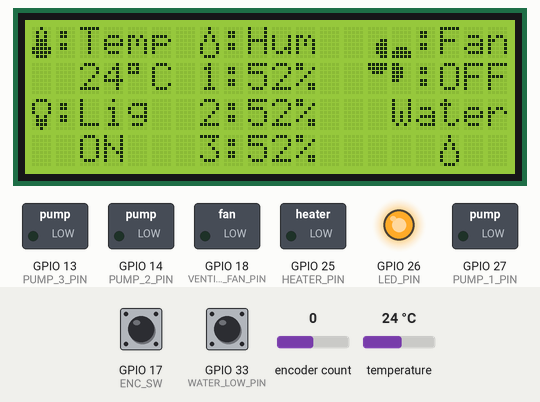
Bench run of a sketch on a simulated ESP32. Parts: 20×4 character LCD, switched loads named in the sketch (green lamp = pin HIGH), output pins drawn as LEDs (lit = HIGH). The test bench sets the inputs (shaded band); at power-on: GPIO 17 (ENC_SW) HIGH, encoder count 0, GPIO 33 (WATER_LOW_PIN) HIGH, temperature 24 °C. EEPROM starts erased; what the sketch prints to the serial monitor is not drawn.

Above: at 2.6 s.
2.7 s: GPIO 17 (ENC_SW) pulled LOW for 1 s
At 3.5 s:
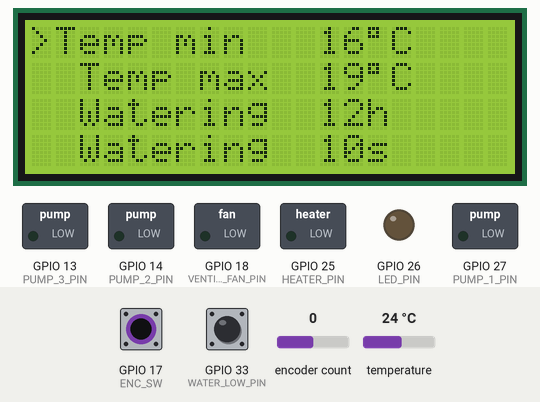
5.2 s: encoder count set to 1
At 6.7 s:
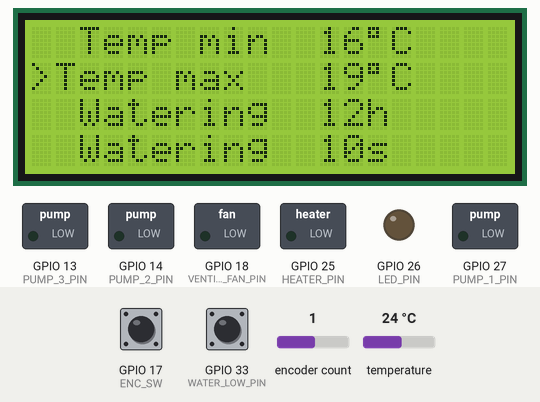
7.0 s: encoder count set to 5
At 8.2 s:
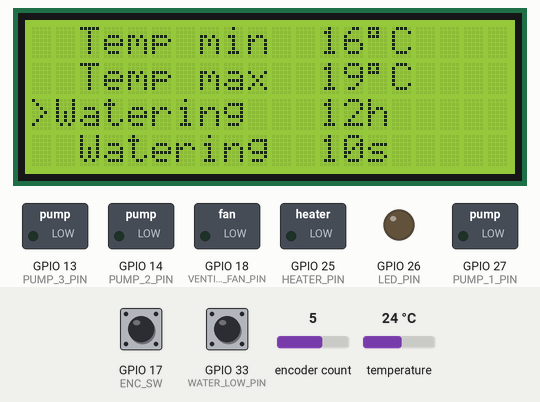
8.6 s: encoder count set to 6
At 9.4 s:
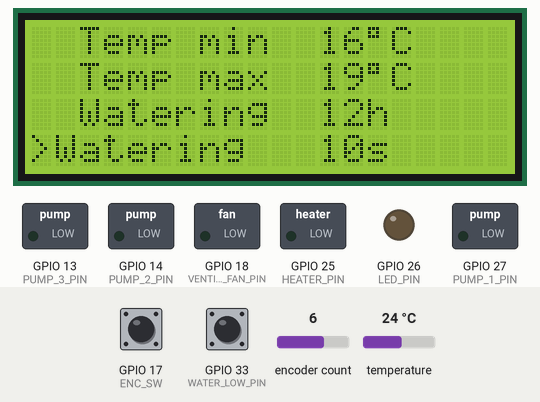
10.2 s: encoder count set to 7
At 10.6 s:
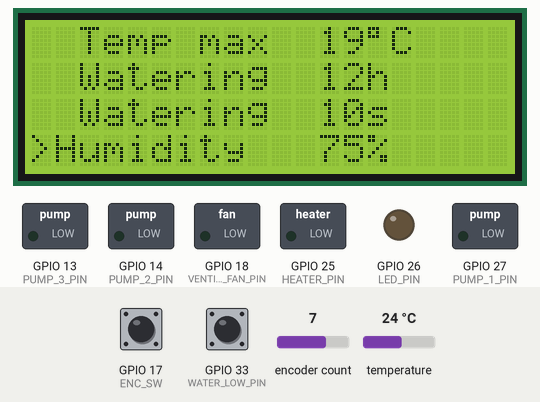
11.8 s: encoder count set to 8
At 12.9 s:
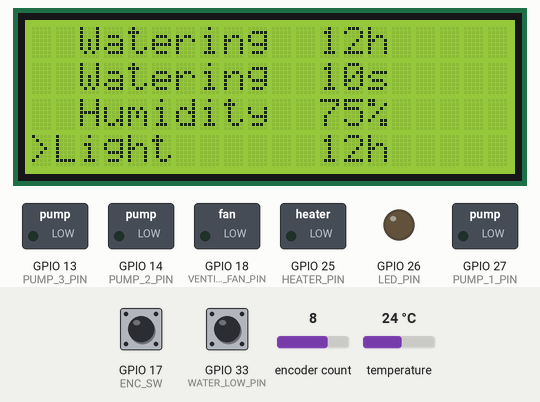
Timing chart, 0 to 14.4 s (numbered marks = the images above; inputs shaded):
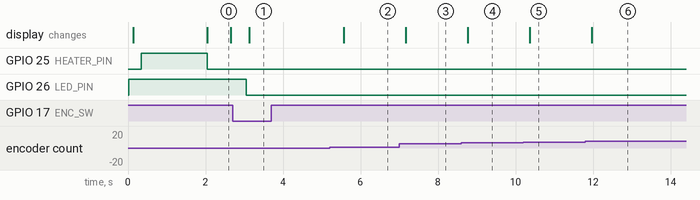

The sketch:

Greenhouse_v1.1.ino
```cpp
#include <OneWire.h>
#include <DallasTemperature.h>
#include <Wire.h>
#include <LiquidCrystal_PCF8574.h>
#include <ESP32Encoder.h>
#include <EEPROM.h>

// ===== Pin settings =====
///////////////////////////////////////////
#define HUMIDITY_PIN_1	36
#define HUMIDITY_PIN_2	39   // input pin
#define HUMIDITY_PIN_3	34
int dryValue_1 = 3000;  // dry (calibrate!)
int wetValue_1 = 1200;  // wet (calibrate!)
int raw_1;
int moisture_1;
//////////////////
int dryValue_2 = 3000;  // dry (calibrate!)
int wetValue_2 = 1200;  // wet (calibrate!)
int raw_2;
int moisture_2;
/////////////////
int dryValue_3 = 3000;  // dry (calibrate!)
int wetValue_3 = 1200;  // wet (calibrate!)
int raw_3;
int moisture_3;
/////////////////////////////////////////////
unsigned long WateringMillis = 0;
bool WateringdeviceState = LOW;

unsigned long LED_previousMillis = 0;
bool LED_deviceState = LOW;

// Intervals in milliseconds
unsigned long WateringOff;//3600000; // 1 h = 60*60*1000 ms
unsigned long WateringOn;//10000;    // 10 s

unsigned long LED_ON_TIME;//  = HOURS_ON * 3600000UL;
unsigned long LED_OFF_TIME;// = (24 - HOURS_ON) * 3600000UL;
bool LED_ON_OFF_MILIS = true;

unsigned long Water_lcdMillis = 0;
const unsigned long Water_lcdInterval = 500UL; // 5 сек
bool Water_Visible = false;


/////////////////////////////////////////////
#define ONE_WIRE_BUS 19
#define WATER_LOW_PIN	33
int WATER_LCD;
///////////////////////////////

#define HEATER_PIN	25
#define LED_PIN		26
#define PUMP_1_PIN	27  // relay pin
#define PUMP_2_PIN	14
#define PUMP_3_PIN	13
#define VENTILATION_FAN_PIN		18
/////////////////////////////////

#define ENC_CLK 16
#define ENC_DT  4       // Encoder pin
#define ENC_SW  17
/////////////////////////////////
#define EEPROM_SIZE 30


OneWire oneWire(ONE_WIRE_BUS);
DallasTemperature sensors(&oneWire);
int tempC;
// ===== LCD =====
LiquidCrystal_PCF8574 lcd(0x27); // <-- display i2s

// ===== Encoder =====
ESP32Encoder encoder;

// ===== Button =====
bool lastBtnState = HIGH;
bool btnPressed = false;
unsigned long lastDebounceTime = 0;
const unsigned long debounceDelay = 200;
unsigned long lastClickTime = 0;
const unsigned long doubleClickTime = 500; // calibration doubleClickTime
unsigned long encoderMillis = 0;       // 0
const unsigned long encoderInterval = 400; // left right Encoder calibration

unsigned long logo_lcd_Print_previousMillis = 0;
unsigned long logo_lcd_Print_currentMillis  = 0;
const unsigned long logo_lcd_Print_interval = 1000; //  lcd print timer > 1000 ms
bool logoVisible = false;
bool status_clear=true;

int state = 0;

// ===== Menu =====
const char* menuItems[] = {"Temp min", "Temp max", "Watering", "Watering","Humidity", "Light","Fan", "1:Pump", "2:Pump", "3:Pump","Pump:run", "reset"};
int menuValues[] = {16, 19, 12, 10, 75, 12, 0, 0, 0, 0, 0, 0};
int menuMin[]    = {0, 0, 1, 0, 10, 0, 0, 0, 0, 0, 0, 0};
int menuMax[]    = {30, 30, 24, 120, 99, 24, 1, 1, 1, 1, 1, 1};
//const char* menuUnits[] = {"C","C","%","%","%","","","",""};
int menuCount = sizeof(menuItems)/sizeof(menuItems[0]);
int currentMenu = 0;
bool editMode = false;


//display
//LiquidCrystal_I2C lcd(0x27, 16, 4);
byte tempLogo[8] = {
  B00100,
  B01010,
  B01010,
  B01110,
  B01110,
  B11111,
  B11111,
  B01110,
};  //icon for termometer
byte humLogo[8] = {
  B00100,
  B00100,
  B01010,
  B01010,
  B10001,
  B10001,
  B10001,
  B01110,
};  //icon for water droplet

byte wind1[] = {
  B00000,
  B00000,
  B00000,
  B00011,
  B00111,
  B00111,
  B00111,
  B00011,
};
byte wind2[] = {
  B11111,
  B11111,
  B01110,
  B00000,
  B00000,
  B00000,
  B00000,
  B00000,
};
byte wind3[] = {
  B00000,
  B00000,
  B00000,
  B00000,
  B00000,
  B01110,
  B11111,
  B11111,
};
byte wind4[] = {
  B11000,
  B11100,
  B11100,
  B11100,
  B11000,
  B00000,
  B00000,
  B00000,
};

byte wind5[] = {
  B00000,
  B00000,
  B00000,
  B11000,
  B11100,
  B11100,
  B11100,
  B11000,
};
byte wind6[] = {
  B11111,
  B11111,
  B01110,
  B00000,
  B00000,
  B00000,
  B00000,
  B00000,
};
byte wind7[] = {
  B00000,
  B00000,
  B00000,
  B00000,
  B00000,
  B01110,
  B11111,
  B11111,
};
byte wind8[] = {
  B00011,
  B00111,
  B00111,
  B00111,
  B00011,
  B00000,
  B00000,
  B00000,
};

byte dhtIcon[] = {
  B00000,
  B00100,
  B00100,
  B00100,
  B00100,
  B00000,
  B00100,
  B00100,
};
byte LightIcon[] = {
  B01110,
  B10001,
  B10001,
  B10001,
  B01010,
  B01110,
  B01110,
  B00100
};
byte name0x3[] = { B11111, B11111, B11111, B11111, B11111, B11111, B11111, B11111 }; // loding stemar

void setup() {
  Serial.begin(115200);
  sensors.begin();


//  pinMode(,);
  pinMode(WATER_LOW_PIN,INPUT_PULLUP);

  pinMode(HEATER_PIN,OUTPUT);
  pinMode(LED_PIN,OUTPUT);
  pinMode(PUMP_1_PIN,OUTPUT);
  pinMode(PUMP_2_PIN,OUTPUT);
  pinMode(PUMP_3_PIN,OUTPUT);
  pinMode(VENTILATION_FAN_PIN,OUTPUT);

  pinMode(ENC_SW, INPUT_PULLUP);
  pinMode(ENC_CLK, INPUT_PULLUP);
  pinMode(ENC_DT, INPUT_PULLUP);


  OFF_HEATER();
  ON_LED();
  OFF_PUMP_1();
  OFF_PUMP_2();
  OFF_PUMP_3();
  OFF_VENTILATION_FAN();

  LED_deviceState = true;
  LED_previousMillis = millis();


  // +1/-1
  encoder.attachFullQuad(ENC_CLK, ENC_DT);
  encoder.clearCount();

  lcd.begin(20,4);
  lcd.setBacklight(255);

  EEPROM.begin(EEPROM_SIZE);
  // eeprom save
  for(int i=0;i<menuCount;i++){
    int val = EEPROM.read(i);
    if(val >= menuMin[i] && val <= menuMax[i])
      menuValues[i] = val;
  }


lcdFun();

}

////////////////////////////////////////////////////////////////////////
void factory_reset(){
lcd.clear();
lcd.setCursor(6,0);
lcd.print("StemAr");
lcd.setCursor(2,2);
lcd.print("Factory reset");
lcd.setCursor(3,3);
lcd.print("Please wait");
for(int l=2;l<=15;l++){
lcd.createChar(7, name0x3);
  lcd.setCursor(l, 1);
  lcd.write(7);
  delay(800);
}
lcd.clear();
////////////
  for (int i = 0; i < EEPROM_SIZE; i++) {
    EEPROM.write(i, 0xFF);   // clear
  }

  EEPROM.commit();          //  ESP32
  EEPROM.end();
  delay(100);
  ESP.restart();
  state=0;
  Serial.println("EEPROM RESET DONE");
}
///////////////////////////////////////////////////////////////////////////////
void data_sensor(){
  sensors.requestTemperatures();
  tempC = sensors.getTempCByIndex(0);    // temp data
  ////////////////////////////////////
  raw_1 = analogRead(HUMIDITY_PIN_1);
  moisture_1 = map(raw_1, dryValue_1, wetValue_1, 0, 100);
  moisture_1 = constrain(moisture_1, 0, 100);
  ////////////////////////////////////
  raw_2 = analogRead(HUMIDITY_PIN_2);
  moisture_2 = map(raw_2, dryValue_2, wetValue_2, 0, 100);
  moisture_2 = constrain(moisture_2, 0, 100);
  ////////////////////////////////////
  raw_3 = analogRead(HUMIDITY_PIN_3);
  moisture_3 = map(raw_3, dryValue_3, wetValue_3, 0, 100);
  moisture_3 = constrain(moisture_3, 0, 100);
  ////////////////////////////////////
 // if(!digitalRead(WATER_LOW_PIN)){
  WATER_LCD = digitalRead(WATER_LOW_PIN);


  //////////////////////////////////////


}

void ON_HEATER(){digitalWrite(HEATER_PIN,HIGH);}
void OFF_HEATER(){digitalWrite(HEATER_PIN,LOW);}

void ON_LED(){digitalWrite(LED_PIN,HIGH);}
void OFF_LED(){digitalWrite(LED_PIN,LOW);}

void ON_VENTILATION_FAN(){digitalWrite(VENTILATION_FAN_PIN,HIGH);}
void OFF_VENTILATION_FAN(){digitalWrite(VENTILATION_FAN_PIN,LOW);}

void ON_PUMP_1(){digitalWrite(PUMP_1_PIN,HIGH);}
void OFF_PUMP_1(){digitalWrite(PUMP_1_PIN,LOW);}

void ON_PUMP_2(){digitalWrite(PUMP_2_PIN,HIGH);}
void OFF_PUMP_2(){digitalWrite(PUMP_2_PIN,LOW);}

void ON_PUMP_3(){digitalWrite(PUMP_3_PIN,HIGH);}
void OFF_PUMP_3(){digitalWrite(PUMP_3_PIN,LOW);}


void ON_OFF_RELAY(){
WateringOff = menuValues[2] * 3600000UL;//3600000; //  = 60*60*1000 ms
WateringOn = menuValues[3] * 1000UL;//1000;    // 1 s

LED_ON_TIME  = menuValues[5] * 3600000UL;
LED_OFF_TIME = (24 - menuValues[5]) * 3600000UL;

  if(tempC<=menuValues[0] && tempC != DEVICE_DISCONNECTED_C){ON_HEATER();}
  if(tempC>=menuValues[1] || tempC == DEVICE_DISCONNECTED_C){OFF_HEATER();}
  if(menuValues[6]){
    if(tempC > menuValues[1]){ON_VENTILATION_FAN();}
    if(tempC <= menuValues[1]){OFF_VENTILATION_FAN();}
  }else{OFF_VENTILATION_FAN();}

  if(WATER_LCD){
    OFF_PUMP_1();
    OFF_PUMP_2();
    OFF_PUMP_3();
    }else{Watering_ON_OFF();}

  if(state == 0){
  if (LED_ON_OFF_MILIS == true){ON_LED();}
  if (LED_ON_OFF_MILIS == false){OFF_LED();}
  }else{
    OFF_LED();
  }
}
void Watering_ON_OFF(){
unsigned long WateringcurrentMillis = millis();

  if (WateringdeviceState == LOW) {

    if (WateringcurrentMillis - WateringMillis >= WateringOff) {
      WateringdeviceState = HIGH;
      if(moisture_1 < menuValues[4] && menuValues[7] == true && WATER_LCD == false){ON_PUMP_1();}
      if(moisture_2 < menuValues[4] && menuValues[8] == true && WATER_LCD == false){ON_PUMP_2();}
      if(moisture_3 < menuValues[4] && menuValues[9] == true && WATER_LCD == false){ON_PUMP_3();}    // pump on off
      WateringMillis = WateringcurrentMillis;
    }
  } else {

    if (WateringcurrentMillis - WateringMillis >= WateringOn) {
      WateringdeviceState = LOW;
      OFF_PUMP_1();
      OFF_PUMP_2();
      OFF_PUMP_3();
      WateringMillis = WateringcurrentMillis;
    }
  }
}


void no_water(){
  if (WATER_LCD) {
  unsigned long Water_currentMillis = millis();

  if (Water_currentMillis - Water_lcdMillis >= Water_lcdInterval) {
    Water_lcdMillis = Water_currentMillis;
    Water_Visible = !Water_Visible;

    if (Water_Visible) {
      lcd.setCursor(15,2);
    lcd.print("Water");
    lcd.setCursor(17,3);
    lcd.write(char(2));
    } else {
      lcd.setCursor(15,2);
      lcd.print("     ");
      lcd.setCursor(17,3);
      lcd.print(" ");
    }
  }
  }else{
      lcd.setCursor(15,2);
      lcd.print("     ");
      lcd.setCursor(17,3);
      lcd.print(" ");
  }
}

void LED_ON_OFF() {
  unsigned long LED_currentMillis = millis();

  if (LED_deviceState) {
    if (LED_currentMillis - LED_previousMillis >= LED_ON_TIME) {
      LED_deviceState = false;
      LED_ON_OFF_MILIS = false;

      LED_previousMillis = LED_currentMillis;
    }
  } else {
    if (LED_currentMillis - LED_previousMillis >= LED_OFF_TIME) {
      LED_deviceState = true;
      LED_ON_OFF_MILIS = true;

      LED_previousMillis = LED_currentMillis;
    }
  }
}
void LED_LCD_PRINT_ON_OFF(){

}

void FAN_LCD_PRINT_ON_OFF(){
  if(menuValues[6]){
    if(tempC > menuValues[1]){lcd.setCursor(17, 1); lcd.print("   "); lcd.setCursor(17, 1); lcd.print("ON");}
    if(tempC <= menuValues[1]){lcd.setCursor(17, 1); lcd.print("   "); lcd.setCursor(17, 1); lcd.print("OFF");}
  }else{lcd.setCursor(17, 1); lcd.print("   "); lcd.setCursor(17, 1); lcd.print("OFF");}
}


void lcdFun() {
 // lcd.init();
  lcd.clear();
 // lcd.backlight();
  lcd.createChar(1, tempLogo);
  lcd.createChar(2, humLogo);

  lcd.createChar(3, wind1);
  lcd.createChar(4, wind2);
  lcd.createChar(5, wind3);
  lcd.createChar(6, wind4);

  lcd.createChar(7, dhtIcon);
  lcd.createChar(8, LightIcon);
}
bool pttvel = false;
void coolerLogo(int x, int y) {
  if (pttvel) {
    lcd.createChar(3, wind5);
    lcd.createChar(4, wind6);
    lcd.createChar(5, wind7);
    lcd.createChar(6, wind8);
    lcd.setCursor(x, y);
    lcd.write(char(5));
    lcd.setCursor(x, y + 1);
    lcd.write(char(6));
    lcd.setCursor(x + 1, y);
    lcd.write(char(3));
    lcd.setCursor(x + 1, y + 1);
    lcd.write(char(4));

    pttvel = false;
  } else {
    lcd.createChar(3, wind1);
    lcd.createChar(4, wind2);
    lcd.createChar(5, wind3);
    lcd.createChar(6, wind4);
    lcd.setCursor(x, y);
    lcd.write(char(3));
    lcd.setCursor(x, y + 1);
    lcd.write(char(4));
    lcd.setCursor(x + 1, y);
    lcd.write(char(5));
    lcd.setCursor(x + 1, y + 1);
    lcd.write(char(6));
    pttvel = true;
  }
}
void logo_lcd_Print(){


logo_lcd_Print_currentMillis = millis();

if (logo_lcd_Print_currentMillis - logo_lcd_Print_previousMillis >= logo_lcd_Print_interval) {
    logo_lcd_Print_previousMillis = logo_lcd_Print_currentMillis;

    logoVisible = !logoVisible;

    lcd.setCursor(3, 0);

  if (logoVisible) {

      data_sensor();
      lcd.setCursor(0, 0);
      lcd.write(char(1));
      lcd.setCursor(1, 0);
      lcd.print(":Temp");
 // lcd.setCursor(0, 1);
 // lcd.print("1:");
    if (tempC == DEVICE_DISCONNECTED_C) {
      lcd.setCursor(2, 1);
      lcd.print("nan");
    } else {
      lcd.setCursor(2, 1);
      lcd.print(tempC);
      lcd.write((char)223);
      lcd.print("C");
    }


  lcd.setCursor(7, 0);
  lcd.write(char(2));
  lcd.setCursor(8, 0);
  lcd.print(":Hum");
  lcd.setCursor(7, 1);
  lcd.print("1:");
  lcd.setCursor(11, 1);
  lcd.print("  ");
  lcd.setCursor(9, 1);
  lcd.print(String(moisture_1) + "%");
  lcd.setCursor(7, 2);
  lcd.print("2:");
  lcd.setCursor(11, 2);
  lcd.print("  ");
  lcd.setCursor(9, 2);
  lcd.print(String(moisture_2) + "%");
  lcd.setCursor(7, 3);
  lcd.print("3:");
  lcd.setCursor(11, 3);
  lcd.print("  ");
  lcd.setCursor(9, 3);
  lcd.print(String(moisture_3) + "%");

  coolerLogo(14, 0);
  lcd.setCursor(16, 0);
  lcd.print(":Fan");
  lcd.setCursor(16, 1);
  lcd.print(":");
  FAN_LCD_PRINT_ON_OFF();


  lcd.setCursor(0, 2);
  lcd.print(char(8));
  lcd.setCursor(1, 2);
  lcd.print(":Lig");
  if (LED_ON_OFF_MILIS == true){lcd.setCursor(2, 3); lcd.print("   "); lcd.setCursor(2, 3); lcd.print("ON");}
  if (LED_ON_OFF_MILIS == false){lcd.setCursor(2, 3); lcd.print("   "); lcd.setCursor(2, 3); lcd.print("OFF");}
  //lcd.setCursor(0, 3);
  //lcd.print("1:");
  //lcd.setCursor(2, 3);
  //lcd.print("OFF");


//  lcd.setCursor(0,1);
//  lcd.print(char(7));


    } else {
      // clear display lcd.print("   ");
    }
  }

}


// fancshon print ON/OFF
bool isOnOffItem(int idx) {
  return (idx >= 6 && idx <= 11);
}

void drawMenu() {
  int startIdx = 0;
  if(currentMenu >= 4) startIdx = currentMenu - 3;

  for(int i=0; i<4; i++){
    int idx = startIdx + i;
    if(idx >= menuCount) break;


    lcd.setCursor(0, i);
    lcd.print(idx == currentMenu ? ">" : "  ");


    lcd.print(menuItems[idx]);


    lcd.setCursor(12, i);

if (isOnOffItem(idx)) {
  lcd.print(menuValues[idx] ? "ON " : "OFF");
} else {
  lcd.print(menuValues[idx]);


  if (idx == 0 || idx == 1) {
    lcd.write((char)223); // °
    lcd.print("C");
  }

  else if (idx == 2) {
    lcd.print("h");
  }
  else if (idx == 3) {
    lcd.print("s");
  }
  else if (idx == 4) {
    lcd.print("%");
  }
  else if (idx == 5) {
    lcd.print("h");
  }


  lcd.print("   ");
}

  }
}


void print_data(){
  status_clear=true;

  bool reading = digitalRead(ENC_SW);
  if (reading == LOW && lastBtnState){
      editMode = !editMode;             // erorr ???????
      Serial.print("Mode: ");
      state++;
      if (state >=2){state=1;}

      Serial.println(editMode ? "EDIT" : "SELECT");
  }
  lastBtnState = reading;

  //lcd.clear();
/*  lcd.setCursor(5,0);
  lcd.print(menuValues[0]);
  lcd.setCursor(5,1);
  lcd.print(menuValues[1]);
  lcd.setCursor(5,2);
  lcd.print(menuValues[2]);
  lcd.setCursor(5,3);
  lcd.print(menuValues[3]);*/
}


void Set_menu(){

  if (state==1 && status_clear == true){status_clear=false; lcd.clear(); }
  bool reading = digitalRead(ENC_SW);

  // антидребезг
  if (reading == LOW && lastBtnState == HIGH && millis() - lastDebounceTime > debounceDelay) {
      unsigned long now = millis();
      if(now - lastClickTime <= doubleClickTime){
          // Double click
          state=0;
          lcd.clear();
          lastClickTime = 0; // reset
      } else {

          lastClickTime = now;
      }
      lastDebounceTime = millis();
  }

  lastBtnState = reading;

  unsigned long currentMillis = millis();

  if (currentMillis - encoderMillis >= encoderInterval) {
    encoderMillis = currentMillis;


  // ===== buton to clik =====
  reading = digitalRead(ENC_SW);

  if (reading != lastBtnState) {
    lastDebounceTime = millis();
  }

  if ((millis() - lastDebounceTime) > debounceDelay) {
    if (reading == LOW && !btnPressed) {
      editMode = !editMode; // mode switching
      btnPressed = true;
      Serial.print("Mode: "); Serial.println(editMode ? "EDIT" : "SELECT");
    } else if (reading == HIGH) {
      btnPressed = false; // button released
    }
  }
  lastBtnState = reading;

  // ===== encoder =====
  long pos = encoder.getCount();
  encoder.clearCount();

  if(pos != 0){
    if(editMode){

      menuValues[currentMenu] += (pos>0)?1:-1;
      if(menuValues[currentMenu] < menuMin[currentMenu]) menuValues[currentMenu] = menuMin[currentMenu];
      if(menuValues[currentMenu] > menuMax[currentMenu]) menuValues[currentMenu] = menuMax[currentMenu];
      if(menuValues[0] >= menuValues[1] && currentMenu == 0){menuValues[0]--;}
      if(menuValues[1] <= menuValues[0] && currentMenu == 1){menuValues[1]++;}
      if( currentMenu == 11){state = 2;} // factory_reset
      EEPROM.write(currentMenu, menuValues[currentMenu]);
      EEPROM.commit();

      Serial.print(menuItems[currentMenu]);
      Serial.print(" = ");
      Serial.println(menuValues[currentMenu]);
      lcd.setCursor(5,0);
        lcd.print("     ");
    } else {
        lcd.setCursor(4,0);
        lcd.print("          ");
        lcd.setCursor(4,1);
        lcd.print("          ");
        lcd.setCursor(4,2);
        lcd.print("          ");
        lcd.setCursor(4,3);
        lcd.print("          ");

      Serial.println(pos);
      currentMenu += (pos>0)?1:-1;
      if(currentMenu < 0) currentMenu = 0;
      if(currentMenu >= menuCount) currentMenu = menuCount-1;//Serial.print(currentMenu);
    }
  }


  //lcd.clear();


drawMenu();


/*
  int startIdx = 0;
  if(currentMenu >= 4) startIdx = currentMenu - 3;

  for(int i=0;i<4;i++){
    int idx = startIdx + i;
    if(idx >= menuCount) break;

    lcd.setCursor(0,i);
    lcd.print(idx == currentMenu ? ">" : "  ");
    lcd.print(menuItems[idx]);
    lcd.setCursor(12,i);
    lcd.print(menuValues[idx]);

  }*/

    }

}

void Pump_run(){
  WATER_LCD = digitalRead(WATER_LOW_PIN);
  if (menuValues[10] && state == 1 && WATER_LCD == false){
    if(menuValues[7] == true){ON_PUMP_1();}else{OFF_PUMP_1();}
    if(menuValues[8] == true){ON_PUMP_2();}else{OFF_PUMP_2();}
    if(menuValues[9] == true){ON_PUMP_3();}else{OFF_PUMP_3();}
  }else{
    menuValues[10] = false;
    OFF_PUMP_1();
    OFF_PUMP_2();
    OFF_PUMP_3();
  }
}

void loop() {


/*


  bool reading = digitalRead(ENC_SW);
  if (reading == LOW && lastBtnState){
      editMode = !editMode;
      Serial.print("Mode: ");
      state++;
      if (state >=2){state=1;}

      Serial.println(editMode ? "EDIT" : "SELECT");
  }
  lastBtnState = reading;

  long pos = encoder.getCount();
  encoder.clearCount();

  if(pos != 0){

      if(pos > 0) pos = 1;
      if(pos < 0) pos = -1;

      if(editMode){
          Serial.print("Editing, step: ");
          Serial.println(pos);
      } else {
          Serial.print("Menu move, step: ");
          Serial.println(pos);
      }
  }

  delay(50);
*/


switch (state) {
        case 0:
            print_data();
            delay(200);
            logo_lcd_Print();
            no_water();
            ON_OFF_RELAY();
            LED_ON_OFF();
            break;
        case 1:
            Set_menu();
            OFF_HEATER();
            OFF_LED();
            Pump_run();
            OFF_VENTILATION_FAN();
            break;
        case 2:
            OFF_HEATER();
            OFF_LED();
            OFF_PUMP_1();
            OFF_PUMP_2();
            OFF_PUMP_3();
            OFF_VENTILATION_FAN();
            factory_reset();
            break;
        case 3:

            break;
        default:

            break;
    }

}
```

Measured:
- after the input at 2.7 s, GPIO 26 (LED_PIN): HIGH → LOW after 0.36 s; the display: changes after 0.42 s (image 1)
- after the input at 5.2 s, the display: changes after 0.37 s (image 2)
- after the input at 7.0 s, the display: changes after 0.17 s (image 3)
- after the input at 8.6 s, the display: changes after 0.17 s (image 4)
- after the input at 10.2 s, the display: changes after 0.17 s (image 5)
- after the input at 11.8 s, the display: changes after 0.16 s (image 6)
- what the display in image 0 shows lasts 0.7 s, from 2.0 s to 2.7 s
